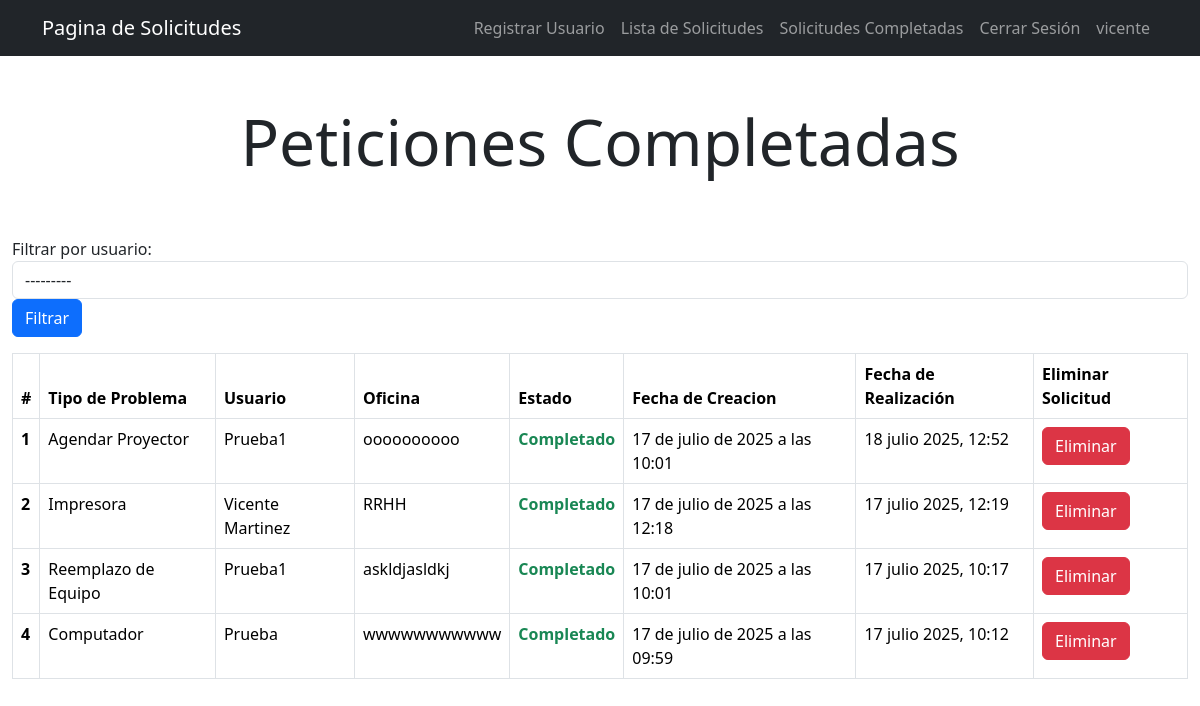
Page /solicitudes_completadas_admin/ (signed in) on the committed database.
### SoporteInformatica/models.py (models this page shows, shortened)
class Ticket(models.Model):
    usuario = models.ForeignKey(User, on_delete=models.CASCADE)
    oficina = models.CharField(max_length=100)
    detalle = models.TextField()
    relacion_problema = models.ForeignKey(Relacion_problema, on_delete=models.SET_NULL, null=True)
    fecha_creacion = models.DateTimeField(auto_now_add=True)
    tarea_completada = models.DateTimeField(null=True, blank=True)

class Relacion_problema(models.Model):
    tipo = models.CharField(max_length=100)
    def __str__(self):
        return self.tipo

### SoporteInformatica/views.py (the view)
# urls.py: path('solicitudes_completadas_admin/', views.solicitudes_completadas_admin, name='solicitudes_completadas_admin'),
@staff_member_required
def solicitudes_completadas_admin(request):
    form = FormularioSeleccionUsuario(request.GET or None)
    tickets = Ticket.objects.filter(tarea_completada__isnull = False).order_by("-tarea_completada")
    if form.is_valid() and form.cleaned_data["usuario"]:
        usuario = form.cleaned_data["usuario"]
        tickets = tickets.filter(usuario=usuario)
    context = {"tickets": tickets,
               "peticion": "Peticiones Completadas",
               "form": form}
    return render(request, "SoporteInformatica/lista_solicitud_admin.html", context)

### SoporteInformatica/forms.py
class FormularioSeleccionUsuario(forms.Form):
    usuario = UsuarioConNombre(
        queryset=User.objects.all().order_by("last_name", "first_name"),
        required=False,
        widget=forms.Select(attrs={'class': 'form-control'}),
        label="Filtrar por usuario")

### SoporteInformatica/forms.py (called while the page is built)
    def label_from_instance(self, obj):
        nombre = f"{obj.first_name} {obj.last_name}".strip()
        if not nombre.strip():
            nombre = obj.username
        return f"{nombre} ({obj.email})"

### SoporteInformatica/templates/SoporteInformatica/lista_solicitud_admin.html (shortened to what this page needs)
{% extends 'SoporteInformatica/layouts/base.html' %}
{% block content %}
<main class="container-fluid">
    <div class="row">
        <div class="col-12">
            <h1 class="text-center display-3 py-5">{{peticion}}</h1>
            <form method="get" class="form-inline mb-3">
                <div class="form-group mr-2">
                    {{ form.usuario.label_tag }}
                    {{ form.usuario }}
                </div>
                <button type="submit" class="btn btn-primary">Filtrar</button>
            </form>
            <table class="table table-hover table-bordered">
                <thead class="thead-dark">
                    <tr>
                        <th scope="col">#</th>
                        <th scope="col">Tipo de Problema</th>
                        <th scope="col">Usuario</th>
                        <th scope="col">Oficina</th>
                        <th scope="col">Estado</th>
                        <th scope="col">Fecha de Creacion</th>
                        {% if peticion  == "Peticiones Completadas" %}
                        <th scope="col">Fecha de Realización</th>
                        <th scope="col">Eliminar Solicitud</th>
                        {% else %}
                        <th scope="col">Completar Solicitud</th>
                        {% endif %}
                    </tr>
                </thead>
                <tbody>
                    {% for ticket in tickets %}
                     <tr class="clickable-row" data-href="{% url 'detalle_solicitud_admin' ticket.id %}">
                        <th scope="row">{{ forloop.counter }}</th>
                        <td>{{ ticket.relacion_problema }}</td>
                        <td>{{ ticket.usuario }} </td>
                        <td>{{ticket.oficina}}</td>
                        {% if ticket.tarea_completada %}
                        <td class="text-success fw-bold">Completado</td>
                        <td>{{ ticket.fecha_creacion }}</td>
                        <td>{{ ticket.tarea_completada|date:"d F Y, H:i" }}</td>
                        <td>
                            <div id="boton_eliminar" style="display: block;">
                            <form action="{% url 'solicitud_eliminada_admin' ticket.id %}"
                            onsubmit="return confirm('¿Estás seguro de que deseas eliminar esta solicitud?')"
                            method="POST">
                                <button class="btn btn-danger">
                                    Eliminar
                                </button>
                            </form>
                            </div>
                        </td>
                        {% endif %}
                    </tr>
                    {% endfor %}
                </tbody>
            </table>
        </div>
    </div>
</main>
{% endblock %}

### SoporteInformatica/templates/SoporteInformatica/layouts/base.html (shortened to what this page needs)
<!DOCTYPE html>
<html lang="es">
<head>
    <link rel="stylesheet" href="https://cdn.jsdelivr.net/npm/bootstrap@5.3.7/dist/css/bootstrap.min.css">
</head>
<body>
<nav class="navbar navbar-expand-lg bg-dark navbar-dark">
  <div class="container">
    <a class="navbar-brand">Pagina de Solicitudes</a>
    <div class="collapse navbar-collapse" id="navbarNav">
      <ul class="navbar-nav ms-auto">
        {% if user.is_authenticated %}
        {% if user.is_staff %}
        <li class="nav-item"><a href="{% url 'registrar_usuario' %}" class="nav-link">Registrar Usuario</a></li>
        <li class="nav-item"><a href="{% url 'lista_solicitud_admin' %}" class="nav-link">Lista de Solicitudes</a></li>
        <li class="nav-item"><a href="{% url 'solicitudes_completadas_admin' %}" class="nav-link">Solicitudes Completadas</a></li>
        <li class="nav-item"><a href="{% url 'cerrar_sesion' %}" class="nav-link">Cerrar Sesión</a></li>
        <li class="nav-item"><a class="nav-link">{{ request.user }}</a></li>
              {% endif %}
          {% else %}
              <li class="nav-item"><a href="{% url 'iniciar_sesion' %}" class="nav-link">Iniciar Sesión</a></li>
          {% endif %}
      </ul>
    </div>
  </div>
</nav>
<div>
    {% block content %}
    {% endblock %}
</div>
</body>
</html>

### SoporteInformatica/templates/SoporteInformatica/lista_solicitud_admin.html (style rules this page uses)
.clickable-row { cursor: pointer; }

### rows in the picture
Ticket: relacion_problema "Agendar Proyector", usuario "Prueba1", oficina "oooooooooo", fecha_creacion "17 de julio de 2025 a las 10:01", tarea_completada "18 julio 2025, 12:52"
Ticket: relacion_problema "Impresora", usuario "Vicente Martinez", oficina "RRHH", fecha_creacion "17 de julio de 2025 a las 12:18", tarea_completada "17 julio 2025, 12:19"
Ticket: relacion_problema "Reemplazo de Equipo", usuario "Prueba1", oficina "askldjasldkj", fecha_creacion "17 de julio de 2025 a las 10:01", tarea_completada "17 julio 2025, 10:17"
Ticket: relacion_problema "Computador", usuario "Prueba", oficina "wwwwwwwwwww", fecha_creacion "17 de julio de 2025 a las 09:59", tarea_completada "17 julio 2025, 10:12"

### other values in the picture
{{ request.user }} "vicente"
{{ peticion }} "Peticiones Completadas"
